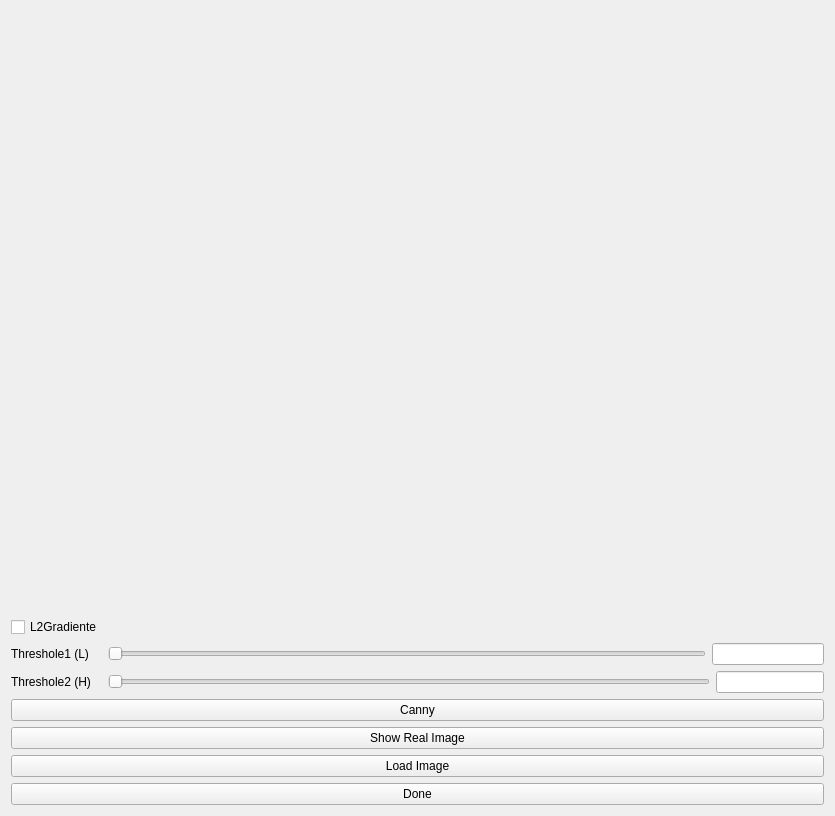
<?xml version="1.0" encoding="UTF-8"?>
<ui version="4.0">
 <class>CannyParameterCalculatorClass</class>
 <widget class="QWidget" name="CannyParameterCalculatorClass">
  <property name="windowModality">
   <enum>Qt::WindowModal</enum>
  </property>
  <property name="geometry">
   <rect>
    <x>0</x>
    <y>0</y>
    <width>835</width>
    <height>816</height>
   </rect>
  </property>
  <property name="windowTitle">
   <string>CannyParameterCalculator</string>
  </property>
  <layout class="QVBoxLayout" name="verticalLayout_2">
   <item>
    <widget class="QLabel" name="image_label">
     <property name="sizePolicy">
      <sizepolicy hsizetype="Fixed" vsizetype="Fixed">
       <horstretch>0</horstretch>
       <verstretch>0</verstretch>
      </sizepolicy>
     </property>
     <property name="minimumSize">
      <size>
       <width>800</width>
       <height>600</height>
      </size>
     </property>
     <property name="text">
      <string/>
     </property>
    </widget>
   </item>
   <item>
    <layout class="QVBoxLayout" name="verticalLayout">
     <item>
      <layout class="QFormLayout" name="formLayout">
       <property name="fieldGrowthPolicy">
        <enum>QFormLayout::AllNonFixedFieldsGrow</enum>
       </property>
       <item row="1" column="0">
        <widget class="QCheckBox" name="l2Gradient_checkBox">
         <property name="text">
          <string>L2Gradiente</string>
         </property>
        </widget>
       </item>
       <item row="2" column="0">
        <widget class="QLabel" name="label">
         <property name="text">
          <string>Threshole1 (L)</string>
         </property>
        </widget>
       </item>
       <item row="2" column="1">
        <layout class="QHBoxLayout" name="horizontalLayout">
         <item>
          <widget class="QSlider" name="threshole1_slider">
           <property name="maximum">
            <number>400</number>
           </property>
           <property name="orientation">
            <enum>Qt::Horizontal</enum>
           </property>
          </widget>
         </item>
         <item>
          <widget class="QLineEdit" name="threshole1_text">
           <property name="sizePolicy">
            <sizepolicy hsizetype="Preferred" vsizetype="Fixed">
             <horstretch>0</horstretch>
             <verstretch>0</verstretch>
            </sizepolicy>
           </property>
           <property name="minimumSize">
            <size>
             <width>112</width>
             <height>0</height>
            </size>
           </property>
           <property name="acceptDrops">
            <bool>false</bool>
           </property>
           <property name="readOnly">
            <bool>true</bool>
           </property>
          </widget>
         </item>
        </layout>
       </item>
       <item row="3" column="0">
        <widget class="QLabel" name="label_2">
         <property name="text">
          <string>Threshole2 (H)</string>
         </property>
        </widget>
       </item>
       <item row="3" column="1">
        <layout class="QHBoxLayout" name="horizontalLayout_2">
         <item>
          <widget class="QSlider" name="threshole2_slider">
           <property name="maximum">
            <number>400</number>
           </property>
           <property name="orientation">
            <enum>Qt::Horizontal</enum>
           </property>
          </widget>
         </item>
         <item>
          <widget class="QLineEdit" name="threshole2_text">
           <property name="sizePolicy">
            <sizepolicy hsizetype="Minimum" vsizetype="Fixed">
             <horstretch>0</horstretch>
             <verstretch>0</verstretch>
            </sizepolicy>
           </property>
           <property name="minimumSize">
            <size>
             <width>50</width>
             <height>0</height>
            </size>
           </property>
           <property name="readOnly">
            <bool>true</bool>
           </property>
          </widget>
         </item>
        </layout>
       </item>
      </layout>
     </item>
     <item>
      <widget class="QPushButton" name="cannyBuild_button">
       <property name="text">
        <string>Canny</string>
       </property>
      </widget>
     </item>
     <item>
      <widget class="QPushButton" name="showReal_button">
       <property name="text">
        <string>Show Real Image</string>
       </property>
      </widget>
     </item>
     <item>
      <widget class="QPushButton" name="loadImg_button">
       <property name="text">
        <string>Load Image</string>
       </property>
      </widget>
     </item>
     <item>
      <widget class="QPushButton" name="done_button">
       <property name="text">
        <string>Done</string>
       </property>
      </widget>
     </item>
    </layout>
   </item>
  </layout>
 </widget>
 <layoutdefault spacing="6" margin="11"/>
 <resources/>
 <connections/>
</ui>
